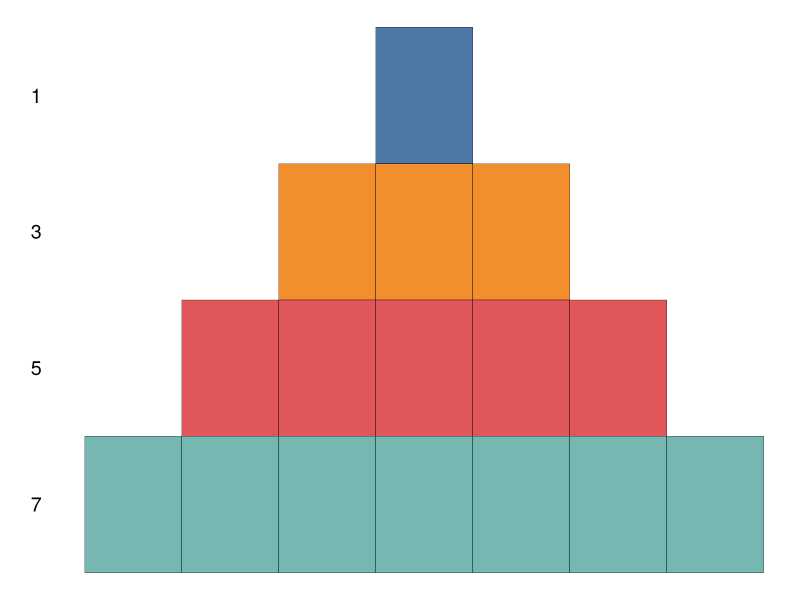
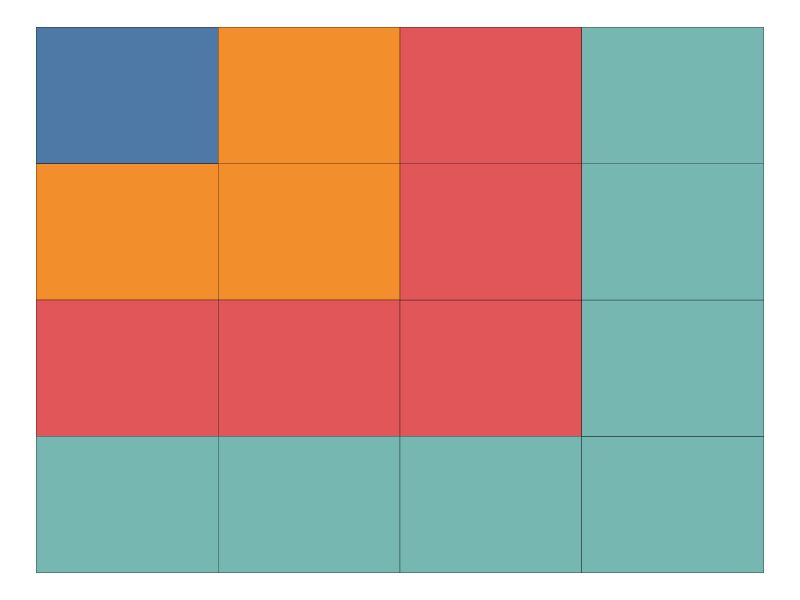

These charts were generated, in order, by the following R code: (Note: this script raises an error after producing the figures.)
#'---
#'title: "Proof Without Words with gganimate: Sum of Odds"
#'author: "notesofdabbler"
#'date: Apr 26, 2020
#'output: html_document
#'---
#'
#' The site [AoPS Online](https://artofproblemsolving.com/wiki/index.php/Proofs_without_words) has
#' several examples that have illustrations to show proofs without words for several mathematical theorems and identities.
#' Here I used [gganimate](https://gganimate.com/index.html) to create the illustration for the following result (using the approach in [AoPS Online](https://artofproblemsolving.com/wiki/index.php/Proofs_without_words))
#' $$ 1 + 3 + 5 + \ldots + (2n - 1) = n^2 $$
#' 
#' 

#+ setup, include=FALSE
knitr::opts_chunk$set(message = FALSE, warning = FALSE)

#+
library(ggplot2)
library(gganimate)
library(ggthemes)
library(dplyr)
library(transformr)

# color scheme from ggthemes tableau color scheme
col_list = tableau_color_pal("Tableau 10")(10)

#' I created a function to generate block representation of odd number $(2i - 1)$
#+
get_blocks = function(i, n, pickcol = col_list) {
  df = tibble(x = (n - i) + seq(1, 2 * i - 1), y = n - i + 1, type = paste0(i, "_1"), bcol = pickcol[i])
  df = df %>% mutate(xt = c(0, rep(NA, 2 *i - 2)), yt = c(n - i + 1, rep(NA, 2 * i - 2)), lbl = c(2*i - 1, rep(NA, 2 * i - 2)))
  return(df)
}

#' Below is a static plot with stacking of blocks for odd numbers from 1 to 4
#+
df1 = bind_rows(get_blocks(1, 4), get_blocks(2, 4), get_blocks(3, 4), get_blocks(4, 4))
p = ggplot(df1) + geom_tile(aes(x = x, y = y, fill = bcol), color = "black")
p = p + geom_text(aes(x = xt, y = yt, label = lbl), parse = TRUE, fontface = "bold", size = 5)
p = p + scale_fill_identity()
p = p + theme_void()
p

#' The blocks generate for $(2i-1)$ can be rearranged in an alternate manner (which helps to show the identity). I
#' created a function to get rearranged blocks for $(2i-1)$
#+
get_shifted_blocks = function(i, n, pickcol = col_list) {
  df = tibble(x = n - 1 + c(seq(1, i), rep(i, i - 1)), 
              y = c(rep(n - i + 1, i - 1), seq(n - i + 1, n)), type = paste0(i, "_1"), bcol = pickcol[i])
  df = df %>% mutate(xt = rep(NA, 2 *i - 1), yt = rep(NA, 2 * i - 1), lbl = rep(NA, 2 * i - 1))
  return(df)
}

#' Below is a static plot with rearranged blocks for odd numbers 1 to 4
#+
df2 = bind_rows(get_shifted_blocks(1, 4), get_shifted_blocks(2, 4), 
                get_shifted_blocks(3, 4), get_shifted_blocks(4, 4))
p = ggplot(df2) + geom_tile(aes(x = x, y = y, fill = bcol), color = "black")
p = p + scale_fill_identity()
p = p + theme_void()
p

#' For animation, the following sequence of states with a dataframe for each is created
#' 
#' * Create the first arrangement of blocks for 1, 3, 5, 7, 9 - State 1
#' * Replace blocks for 3 with rearranged blocks - State 2
#' * Replace blocks for 5 with rearranged blocks - State 3
#' * Replace blocks for 7 with rearranged blocks - State 4
#' * Replace blocks for 9 with rearranged blocks - State 5
#' 
#' Combine all the dataframes into a single dataframe which is used to transition
#' over states
#' 

#+
n = 5

df_animL = list()
df_anim = list()
dfL = list()
for(i in 1:n) {
  dfL[[i]] = get_blocks(i, n)
}
df_animL[[1]] = dfL
df_anim[[1]] = bind_rows(df_animL[[1]]) %>% mutate(state = 1)

for(i in 2:n) {
  tmp = df_animL[[i - 1]]
  tmp[[i]] = get_shifted_blocks(i, n)
  df_animL[[i]] = tmp
  df_anim[[i]] = bind_rows(df_animL[[i]]) %>% mutate(state = i)
}

df_anim_all = bind_rows(df_anim)

# p = ggplot(df_anim_all %>% filter(state == 2)) + geom_tile(aes(x = x, y = y, fill = bcol), color = "black")
# p = p + geom_text(aes(x = xt, y = yt, label = lbl), parse = TRUE, fontface = "bold", size = 5)
# p = p + scale_fill_identity()
# p = p + theme_void()
# p

p = ggplot(df_anim_all) + geom_tile(aes(x = x, y = y, fill = bcol), color = "black")
p = p + geom_text(aes(x = xt, y = yt, label = lbl), parse = TRUE, fontface = "bold", size = 5)
p = p + scale_fill_identity()
p = p + theme_void()

anim = p + transition_states(state, transition_length = 2, state_length = 4)
animate(anim, renderer = gifski_renderer("figures/sum_of_odds.gif"))

#+
sessionInfo()
